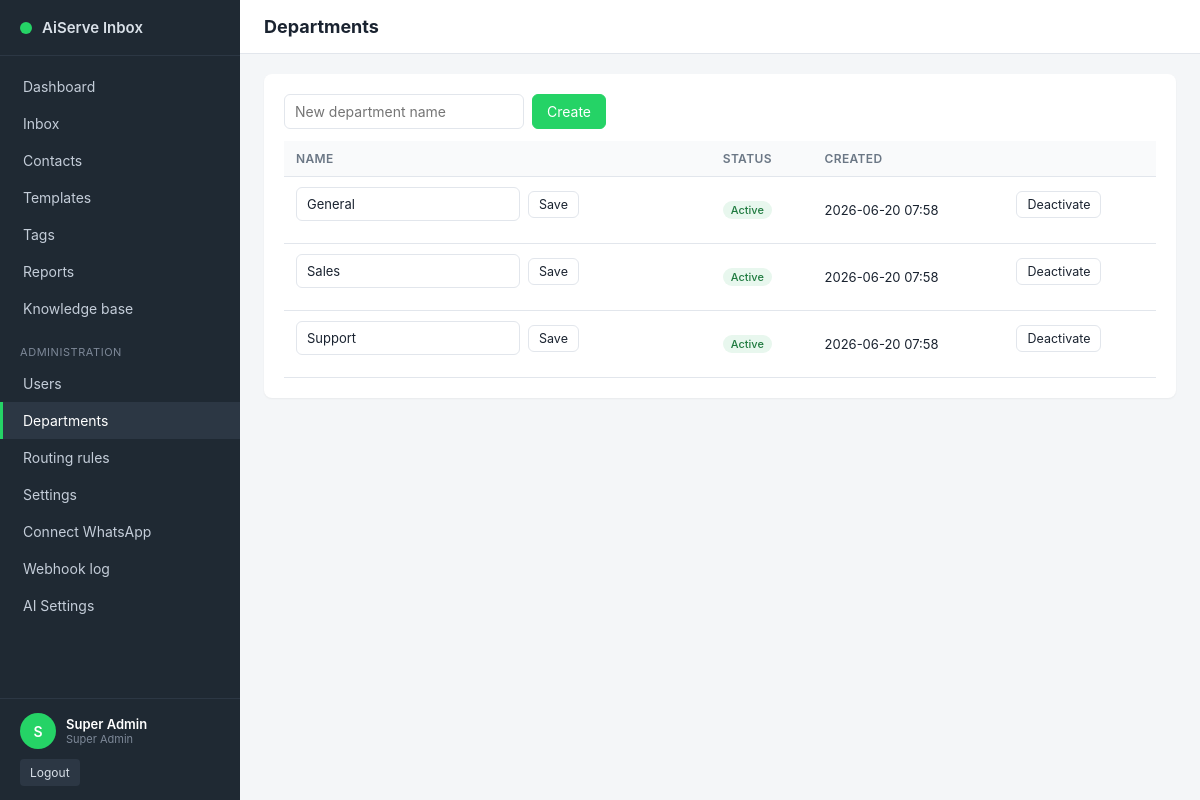
The app's page /admin/departments.php (signed in) with its own data.
### tables this page shows
CREATE TABLE IF NOT EXISTS `users` (
  `id` INT UNSIGNED NOT NULL AUTO_INCREMENT,
  `company_id` INT UNSIGNED NOT NULL,
  `department_id` INT UNSIGNED DEFAULT NULL,
  `name` VARCHAR(120) NOT NULL,
  `email` VARCHAR(190) NOT NULL,
  `phone` VARCHAR(32) DEFAULT NULL,
  `password_hash` VARCHAR(255) NOT NULL,
  `role` ENUM('super_admin','manager','agent') NOT NULL DEFAULT 'agent',
  `status` ENUM('active','inactive') NOT NULL DEFAULT 'active',
  `last_login_at` DATETIME DEFAULT NULL,
  `created_at` DATETIME NOT NULL DEFAULT CURRENT_TIMESTAMP,
  `updated_at` DATETIME NOT NULL DEFAULT CURRENT_TIMESTAMP ON UPDATE CURRENT_TIMESTAMP,
  PRIMARY KEY (`id`),
  UNIQUE KEY `uk_users_company_email` (`company_id`,`email`),
  KEY `idx_users_dept` (`department_id`),
  CONSTRAINT `fk_users_company` FOREIGN KEY (`company_id`) REFERENCES `companies` (`id`) ON DELETE CASCADE,
  CONSTRAINT `fk_users_dept` FOREIGN KEY (`department_id`) REFERENCES `departments` (`id`) ON DELETE SET NULL
);

CREATE TABLE IF NOT EXISTS `departments` (
  `id` INT UNSIGNED NOT NULL AUTO_INCREMENT,
  `company_id` INT UNSIGNED NOT NULL,
  `name` VARCHAR(120) NOT NULL,
  `status` ENUM('active','inactive') NOT NULL DEFAULT 'active',
  `created_at` DATETIME NOT NULL DEFAULT CURRENT_TIMESTAMP,
  `updated_at` DATETIME NOT NULL DEFAULT CURRENT_TIMESTAMP ON UPDATE CURRENT_TIMESTAMP,
  PRIMARY KEY (`id`),
  KEY `idx_dept_company` (`company_id`),
  CONSTRAINT `fk_dept_company` FOREIGN KEY (`company_id`) REFERENCES `companies` (`id`) ON DELETE CASCADE
);

### config/db_config.php (called while the page is built, shortened)
<?php
$DB_HOST = getenv('AISERVE_DB_HOST') ?: '127.0.0.1';
$DB_PORT = getenv('AISERVE_DB_PORT') ?: '3306';
$DB_NAME = getenv('AISERVE_DB_NAME') ?: 'aiserve_inbox';
$DB_USER = getenv('AISERVE_DB_USER') ?: 'aiserve';
$DB_PASS = getenv('AISERVE_DB_PASS') ?: 'change_me_db_password';
function aiserve_db(): PDO
{
    static $pdo = null;
    if ($pdo instanceof PDO) {
        return $pdo;
    }
    global $DB_HOST, $DB_PORT, $DB_NAME, $DB_USER, $DB_PASS;
    $dsn = "mysql:host={$DB_HOST};port={$DB_PORT};dbname={$DB_NAME};charset=utf8mb4";
    $options = [
        PDO::ATTR_ERRMODE            => PDO::ERRMODE_EXCEPTION,
        PDO::ATTR_DEFAULT_FETCH_MODE => PDO::FETCH_ASSOC,
        PDO::ATTR_EMULATE_PREPARES   => false,
    ];
    try {
        $pdo = new PDO($dsn, $DB_USER, $DB_PASS, $options);
    } catch (Throwable $e) {
        error_log('[AiServe] DB connection failed: ' . $e->getMessage());
        http_response_code(500);
        exit('Database connection error. Please contact administrator.');
    }
    return $pdo;
}

### inc/auth.php (called while the page is built, shortened)
<?php
require_once __DIR__ . '/helpers.php';
function current_user(): ?array
{
    $stmt = aiserve_db()->prepare(
        'SELECT u.*, d.name AS department_name
         FROM users u
         LEFT JOIN departments d ON d.id = u.department_id
         WHERE u.id = ? AND u.status = "active" LIMIT 1'
    );
    $stmt->execute([(int)$_SESSION['user_id']]);
    $cached = $stmt->fetch() ?: null;
    return $cached;
}
function require_login(): array
{
    $u = current_user();
    return $u;
}
function require_role(array $roles): array
{
    $u = require_login();
    return $u;
}

### admin/departments.php (the view, shortened to what this page needs)
<?php
require_once __DIR__ . '/../inc/layout.php';
$current_user = require_role(['super_admin']);
$companyId    = (int)$current_user['company_id'];
$db           = aiserve_db();
$stmt = $db->prepare('SELECT * FROM departments WHERE company_id = ? ORDER BY name');
$stmt->execute([$companyId]);
$departments = $stmt->fetchAll();
layout_start($current_user, 'Departments', 'departments');
?>
<div class="card">
  <form method="post" class="inline-form">
    <input type="text" name="name" placeholder="New department name" required>
    <button class="btn btn-primary" type="submit">Create</button>
  </form>
  <table class="data-table">
    <thead><tr><th>Name</th><th>Status</th><th>Created</th><th></th></tr></thead>
    <tbody>
      <?php foreach ($departments as $d): ?>
        <tr>
          <td>
            <form method="post" class="inline-form">
              <input type="text" name="name" value="<?= e($d['name']) ?>">
              <button class="btn btn-sm" type="submit">Save</button>
            </form>
          </td>
          <td><?= status_badge($d['status']) ?></td>
          <td><?= e(fmt_dt($d['created_at'])) ?></td>
          <td>
            <form method="post" class="inline-form">
              <button class="btn btn-sm" type="submit">
                <?= $d['status'] === 'active' ? 'Deactivate' : 'Activate' ?>
              </button>
            </form>
          </td>
        </tr>
      <?php endforeach; ?>
    </tbody>
  </table>
</div>

### inc/sidebar.php
<?php
$active = $active_nav ?? '';
$role   = $current_user['role'] ?? 'agent';
?>
<aside class="sidebar">
  <div class="sidebar-brand">
    <span class="brand-dot" style="background: <?= e($brand_color ?? '#25D366') ?>"></span>
    <span class="brand-text">AiServe Inbox</span>
  </div>
  <nav class="sidebar-nav">
    <a href="/dashboard.php" class="<?= $active === 'dashboard' ? 'active' : '' ?>">Dashboard</a>
    <a href="/inbox/index.php" class="<?= $active === 'inbox' ? 'active' : '' ?>">Inbox</a>
    <a href="/contacts.php" class="<?= $active === 'contacts' ? 'active' : '' ?>">Contacts</a>
    <a href="/admin/templates.php" class="<?= $active === 'templates' ? 'active' : '' ?>">Templates</a>
    <?php if (in_array($role, ['super_admin', 'manager'], true)): ?>
      <a href="/admin/tags.php" class="<?= $active === 'tags' ? 'active' : '' ?>">Tags</a>
      <a href="/admin/reports.php" class="<?= $active === 'reports' ? 'active' : '' ?>">Reports</a>
      <a href="/admin/knowledge.php" class="<?= $active === 'knowledge' ? 'active' : '' ?>">Knowledge base</a>
    <?php endif; ?>
    <?php if ($role === 'super_admin'): ?>
      <div class="sidebar-section">Administration</div>
      <a href="/admin/users.php" class="<?= $active === 'users' ? 'active' : '' ?>">Users</a>
      <a href="/admin/departments.php" class="<?= $active === 'departments' ? 'active' : '' ?>">Departments</a>
      <a href="/admin/routing.php" class="<?= $active === 'routing' ? 'active' : '' ?>">Routing rules</a>
      <a href="/admin/settings.php" class="<?= $active === 'settings' ? 'active' : '' ?>">Settings</a>
      <a href="/admin/evolution_connect.php" class="<?= $active === 'evolution_connect' ? 'active' : '' ?>">Connect WhatsApp</a>
      <a href="/admin/webhook_log.php" class="<?= $active === 'webhook_log' ? 'active' : '' ?>">Webhook log</a>
      <a href="/admin/ai_settings.php" class="<?= $active === 'ai_settings' ? 'active' : '' ?>">AI Settings</a>
    <?php endif; ?>
  </nav>
  <div class="sidebar-footer">
    <div class="user-card">
      <div class="user-avatar"><?= e(strtoupper(substr($current_user['name'] ?? '?', 0, 1))) ?></div>
      <div class="user-meta">
        <div class="user-name"><?= e($current_user['name'] ?? '') ?></div>
        <div class="user-role"><?= e(role_label($current_user['role'] ?? 'agent')) ?></div>
      </div>
    </div>
    <a class="btn-logout" href="/logout.php">Logout</a>
  </div>
</aside>

### inc/helpers.php (shortened to what this page needs)
<?php
require_once __DIR__ . '/../config/db_config.php';
function e(?string $s): string
{
    return htmlspecialchars($s ?? '', ENT_QUOTES | ENT_SUBSTITUTE, 'UTF-8');
}
function aiserve_start_session(): void
{
    if (session_status() === PHP_SESSION_ACTIVE) {
        return;
    }
    $secure = (!empty($_SERVER['HTTPS']) && $_SERVER['HTTPS'] !== 'off');
}
function fmt_dt(?string $datetime, string $fmt = 'Y-m-d H:i'): string
{
    try {
        $d = new DateTime($datetime, new DateTimeZone(APP_TIMEZONE));
        return $d->format($fmt);
    } catch (Throwable $e) {
        return $datetime;
    }
}
function role_label(string $role): string
{
    return match ($role) {
        'super_admin' => 'Super Admin',
        'manager'     => 'Manager',
        'agent'       => 'Agent',
        default       => ucfirst($role),
    };
}
function status_badge(string $status): string
{
    $map = [
        'open'      => 'badge-open',
        'pending'   => 'badge-pending',
        'closed'    => 'badge-closed',
        'escalated' => 'badge-escalated',
        'active'    => 'badge-open',
        'inactive'  => 'badge-closed',
        'sent'      => 'badge-sent',
        'delivered' => 'badge-sent',
        'read'      => 'badge-sent',
        'received'  => 'badge-sent',
        'failed'    => 'badge-failed',
    ];
    $cls = $map[$status] ?? 'badge-default';
    return '<span class="badge ' . e($cls) . '">' . e(ucfirst($status)) . '</span>';
}

### assets/css/app.css (style rules this page uses)
:root { --c-bg: #f4f6f8; --c-card: #ffffff; --c-text: #1a2330; --c-muted: #6b7785; --c-border: #e2e6ec; --c-primary: #25D366; --c-primary-d: #128C7E; --c-accent: #075E54; --c-danger: #d9534f; --c-warn: #f0ad4e; --c-info: #4a90e2; --shadow-sm: 0 1px 2px rgba(0,0,0,0.05); --shadow-md: 0 4px 12px rgba(0,0,0,0.08); --radius: 8px; }
* { box-sizing: border-box; }
html, body { height: 100%; }
body { margin: 0; font-family: -apple-system, BlinkMacSystemFont, "Segoe UI", Roboto, Oxygen, Ubuntu, Cantarell, "Helvetica Neue", Arial, sans-serif; font-size: 14px; color: var(--c-text); background: var(--c-bg); }
a { color: var(--c-primary-d); text-decoration: none; }
.sidebar { width: 240px; background: #1f2933; color: #d9e0e8; display: flex; flex-direction: column; flex-shrink: 0; }
.sidebar-brand { display: flex; align-items: center; gap: 10px; padding: 18px 20px; border-bottom: 1px solid #2c3744; font-weight: 600; }
.brand-dot { display: inline-block; width: 12px; height: 12px; border-radius: 50%; }
.brand-text { font-size: 15px; }
.sidebar-nav { flex: 1; padding: 12px 0; overflow-y: auto; }
.sidebar-nav a { display: block; padding: 10px 20px; color: #c4cdd9; text-decoration: none; border-left: 3px solid transparent; font-size: 14px; }
.sidebar-nav a.active { background: #2c3744; color: #fff; border-left-color: var(--c-primary); }
.sidebar-section { font-size: 11px; text-transform: uppercase; letter-spacing: 0.05em; color: #7d8898; padding: 18px 20px 6px; }
.sidebar-footer { padding: 14px 20px; border-top: 1px solid #2c3744; }
.user-card { display: flex; gap: 10px; align-items: center; margin-bottom: 10px; }
.user-avatar { width: 36px; height: 36px; border-radius: 50%; background: var(--c-primary); color: #fff; display: flex; align-items: center; justify-content: center; font-weight: 600; }
.user-name { font-size: 13px; font-weight: 600; color: #fff; }
.user-role { font-size: 11px; color: #7d8898; }
.btn-logout { display: inline-block; padding: 6px 10px; background: #2c3744; color: #d9e0e8; border-radius: 4px; font-size: 12px; }
.card { background: var(--c-card); border-radius: var(--radius); padding: 20px; box-shadow: var(--shadow-sm); margin-bottom: 20px; }
.form-grid input[type="text"], .form-grid input[type="email"], .form-grid input[type="password"], .form-grid input[type="color"], .form-grid select, .form-grid textarea, .inline-form input[type="text"], .inline-form input[type="search"], .inline-form select, .inbox-search input, .inbox-search select, input[type="text"], input[type="email"], input[type="password"], input[type="search"], textarea, select { font: inherit; padding: 8px 10px; border: 1px solid var(--c-border); border-radius: 6px; background: #fff; color: var(--c-text); }
.btn { display: inline-block; padding: 8px 14px; border: 1px solid var(--c-border); background: #fff; border-radius: 6px; font: inherit; cursor: pointer; color: var(--c-text); }
.btn-sm { padding: 5px 10px; font-size: 12.5px; }
.btn-primary { background: var(--c-primary); color: #fff; border-color: var(--c-primary); }
.inline-form { display: flex; gap: 8px; align-items: center; margin-bottom: 12px; flex-wrap: wrap; }
.data-table { width: 100%; border-collapse: collapse; }
.data-table th, .data-table td { text-align: left; padding: 10px 12px; border-bottom: 1px solid var(--c-border); font-size: 13px; vertical-align: middle; }
.data-table th { background: #f9fafb; font-weight: 600; color: var(--c-muted); font-size: 12px; text-transform: uppercase; letter-spacing: 0.03em; }
.badge { display: inline-block; padding: 2px 8px; font-size: 11px; border-radius: 999px; background: #e2e6ec; color: var(--c-text); font-weight: 500; }
.badge-open { background: #e8f7ee; color: #1f7a3f; }

### records on screen
users: name "S", name "Super Admin", role "Super Admin"
departments: name "General", status "Active", created_at "2026-06-20 07:58", shows "Deactivate"
departments: name "Sales", status "Active", created_at "2026-06-20 07:58", shows "Deactivate"
departments: name "Support", status "Active", created_at "2026-06-20 07:58", shows "Deactivate"

### other values on screen
$page_title "Departments"
